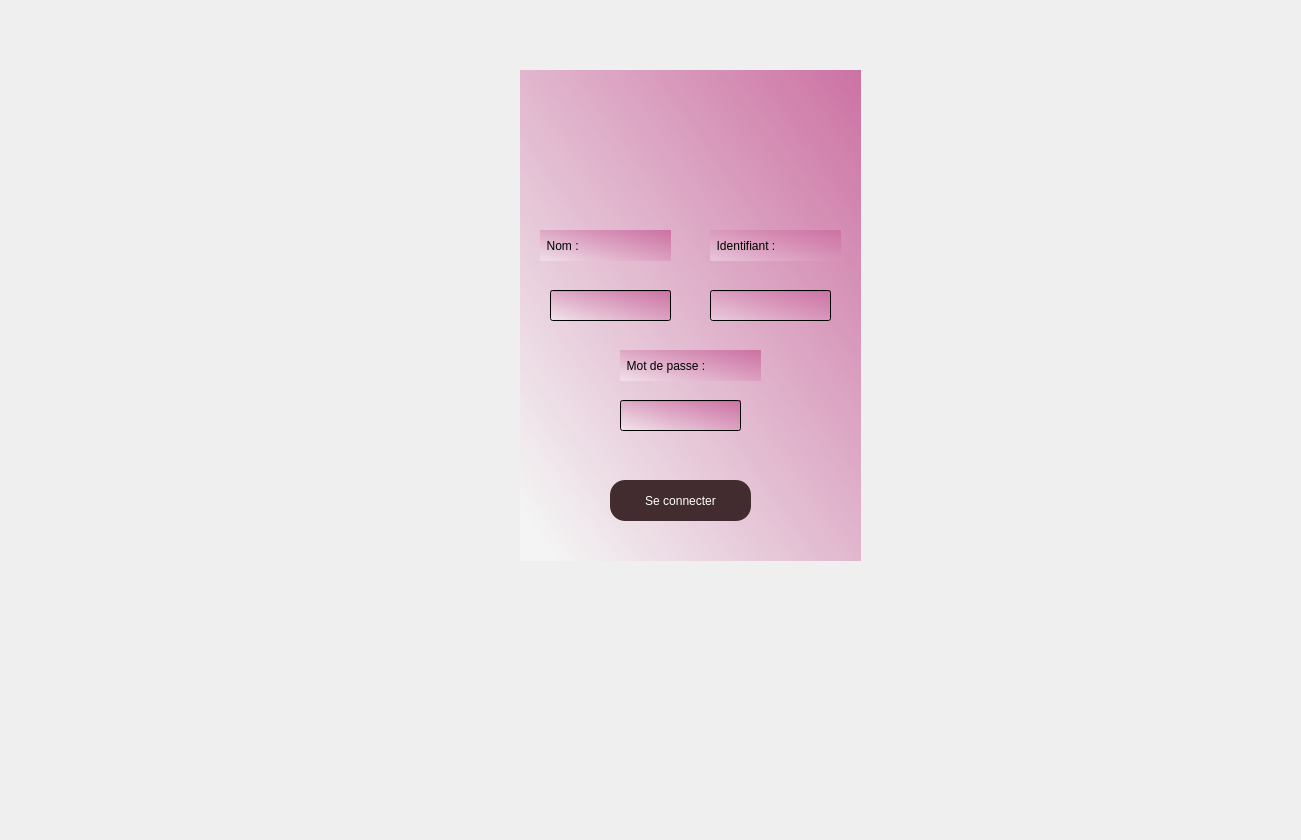
    <widget class="QWidget" name="Authentification">
     <property name="minimumSize">
      <size>
       <width>1272</width>
       <height>831</height>
      </size>
     </property>
     <widget class="QLabel" name="label">
      <property name="geometry">
       <rect>
        <x>20</x>
        <y>0</y>
        <width>1272</width>
        <height>831</height>
       </rect>
      </property>
      <property name="minimumSize">
       <size>
        <width>1272</width>
        <height>831</height>
       </size>
      </property>
      <property name="text">
       <string/>
      </property>
      <property name="pixmap">
       <pixmap>../other(img)/Blue Illustrated Charity Event Poster (1).png</pixmap>
      </property>
     </widget>
     <widget class="QLabel" name="label_2">
      <property name="geometry">
       <rect>
        <x>520</x>
        <y>70</y>
        <width>341</width>
        <height>491</height>
       </rect>
      </property>
      <property name="styleSheet">
       <string notr="true"> *{ background:qlineargradient(spread:pad, x1:0.058, y1:0.948864, x2:1, y2:0, stop:0 rgba(255, 255, 255, 74), stop:1 rgba(204, 114, 163, 255));
font: 12pt &quot;Times New Roman&quot;;
}
</string>
      </property>
      <property name="text">
       <string/>
      </property>
     </widget>
     <widget class="QLabel" name="label_4">
      <property name="geometry">
       <rect>
        <x>540</x>
        <y>230</y>
        <width>131</width>
        <height>31</height>
       </rect>
      </property>
      <property name="styleSheet">
       <string notr="true"> *{ background:qlineargradient(spread:pad, x1:0.058, y1:0.948864, x2:1, y2:0, stop:0 rgba(255, 255, 255, 74), stop:1 rgba(204, 114, 163, 255));
font: 12pt &quot;Times New Roman&quot;;}
</string>
      </property>
      <property name="text">
       <string>  Nom :</string>
      </property>
     </widget>
     <widget class="QLineEdit" name="lineEdit">
      <property name="geometry">
       <rect>
        <x>550</x>
        <y>290</y>
        <width>121</width>
        <height>31</height>
       </rect>
      </property>
      <property name="styleSheet">
       <string notr="true"> *{ background:qlineargradient(spread:pad, x1:0.058, y1:0.948864, x2:1, y2:0, stop:0 rgba(255, 255, 255, 74), stop:1 rgba(204, 114, 163, 255));
font: 12pt &quot;Times New Roman&quot;;}
</string>
      </property>
     </widget>
     <widget class="QLabel" name="label_5">
      <property name="geometry">
       <rect>
        <x>710</x>
        <y>230</y>
        <width>131</width>
        <height>31</height>
       </rect>
      </property>
      <property name="styleSheet">
       <string notr="true"> *{ background:qlineargradient(spread:pad, x1:0.058, y1:0.948864, x2:1, y2:0, stop:0 rgba(255, 255, 255, 74), stop:1 rgba(204, 114, 163, 255));
font: 12pt &quot;Times New Roman&quot;;}
</string>
      </property>
      <property name="text">
       <string>  Identifiant :</string>
      </property>
     </widget>
     <widget class="QLabel" name="label_6">
      <property name="geometry">
       <rect>
        <x>620</x>
        <y>350</y>
        <width>141</width>
        <height>31</height>
       </rect>
      </property>
      <property name="styleSheet">
       <string notr="true"> *{ background:qlineargradient(spread:pad, x1:0.058, y1:0.948864, x2:1, y2:0, stop:0 rgba(255, 255, 255, 74), stop:1 rgba(204, 114, 163, 255));
font: 12pt &quot;Times New Roman&quot;;}
</string>
      </property>
      <property name="text">
       <string>  Mot de passe :</string>
      </property>
     </widget>
     <widget class="QLineEdit" name="lineEdit_2">
      <property name="geometry">
       <rect>
        <x>620</x>
        <y>400</y>
        <width>121</width>
        <height>31</height>
       </rect>
      </property>
      <property name="styleSheet">
       <string notr="true"> *{ background:qlineargradient(spread:pad, x1:0.058, y1:0.948864, x2:1, y2:0, stop:0 rgba(255, 255, 255, 74), stop:1 rgba(204, 114, 163, 255));
font: 12pt &quot;Times New Roman&quot;;}
</string>
      </property>
     </widget>
     <widget class="QLineEdit" name="lineEdit_3">
      <property name="geometry">
       <rect>
        <x>710</x>
        <y>290</y>
        <width>121</width>
        <height>31</height>
       </rect>
      </property>
      <property name="styleSheet">
       <string notr="true"> *{ background:qlineargradient(spread:pad, x1:0.058, y1:0.948864, x2:1, y2:0, stop:0 rgba(255, 255, 255, 74), stop:1 rgba(204, 114, 163, 255));
font: 12pt &quot;Times New Roman&quot;;}
</string>
      </property>
     </widget>
     <widget class="QLabel" name="label_3">
      <property name="geometry">
       <rect>
        <x>630</x>
        <y>90</y>
        <width>111</width>
        <height>101</height>
       </rect>
      </property>
      <property name="text">
       <string/>
      </property>
      <property name="pixmap">
       <pixmap>../other(img)/lo.PNG</pixmap>
      </property>
     </widget>
     <widget class="QPushButton" name="pushButton">
      <property name="geometry">
       <rect>
        <x>610</x>
        <y>480</y>
        <width>141</width>
        <height>41</height>
       </rect>
      </property>
      <property name="styleSheet">
       <string notr="true">#pushButton
{
font: 12pt &quot;Times New Roman&quot;;
background:#422c30;
color:white;
border-radius:15px;
}
</string>
      </property>
      <property name="text">
       <string>Se connecter</string>
      </property>
     </widget>
    </widget>
